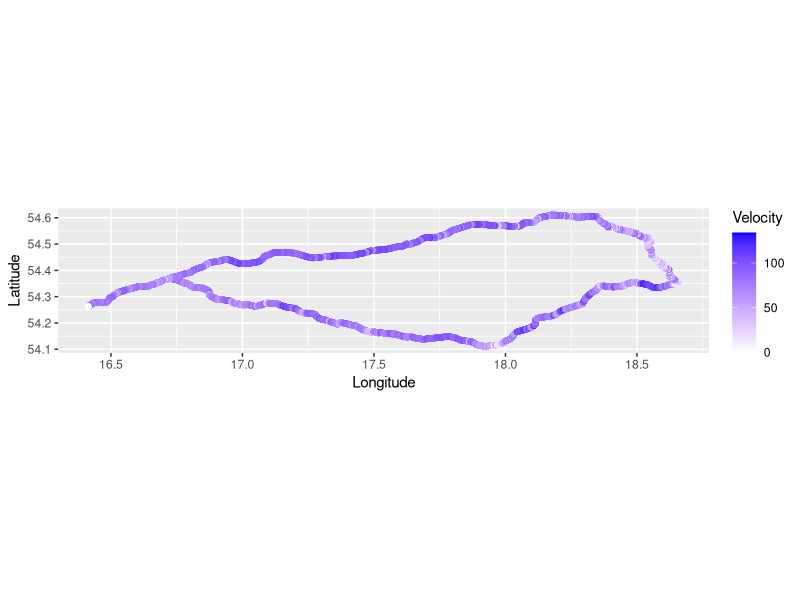

Source code (R):
library(dplyr)
library(ggplot2)

d1 <- read.csv("20160716123101.csv")
d2 <- read.csv("20160716163834.csv")
d3 <- read.csv("20160716200736.csv")
df <- rbind.data.frame(d1, d2, d3)
df <- df[complete.cases(df),]

qplot(Longitude, Latitude, data=df, colour=Velocity) + scale_colour_gradient(low="white", high="blue") + coord_fixed(ratio = 1)
